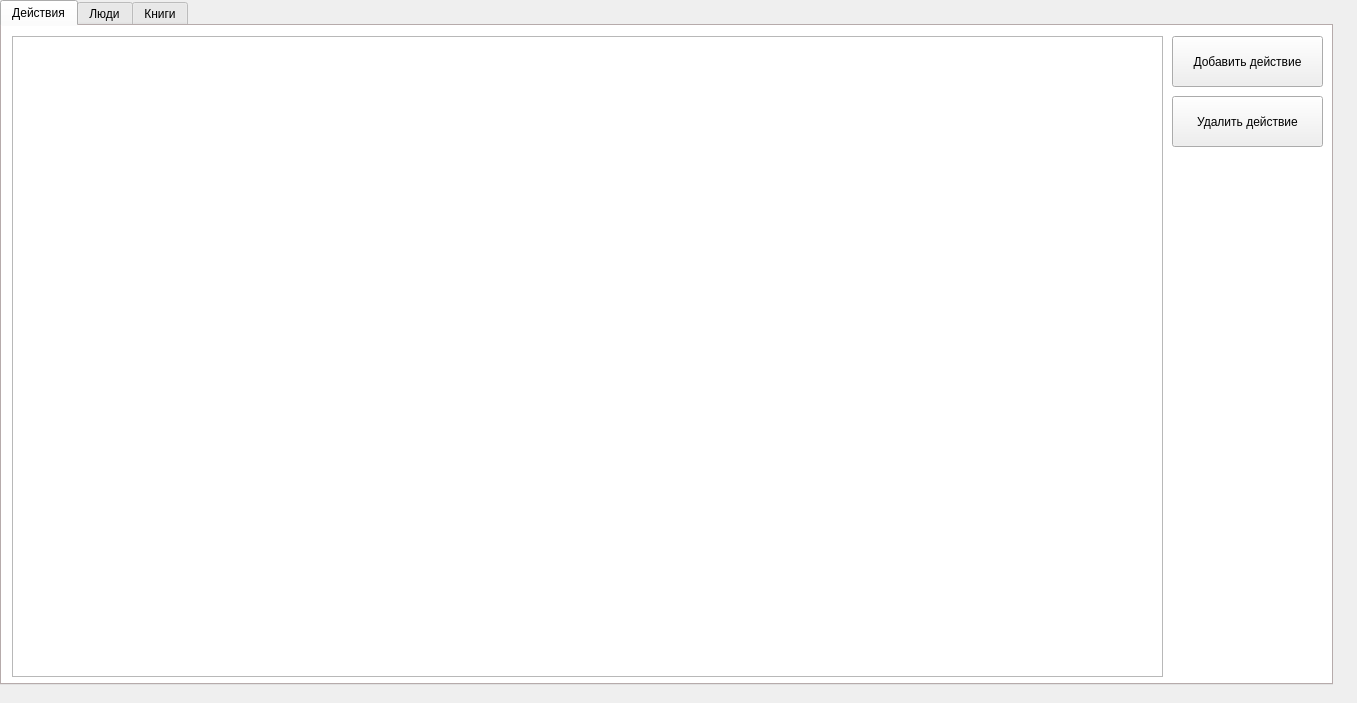
<?xml version="1.0" encoding="UTF-8"?>
<ui version="4.0">
 <class>MainWindow</class>
 <widget class="QMainWindow" name="MainWindow">
  <property name="geometry">
   <rect>
    <x>0</x>
    <y>0</y>
    <width>1357</width>
    <height>703</height>
   </rect>
  </property>
  <property name="minimumSize">
   <size>
    <width>1357</width>
    <height>703</height>
   </size>
  </property>
  <property name="maximumSize">
   <size>
    <width>100000</width>
    <height>100000</height>
   </size>
  </property>
  <property name="windowTitle">
   <string>MainWindow</string>
  </property>
  <widget class="QWidget" name="centralwidget">
   <property name="sizePolicy">
    <sizepolicy hsizetype="Fixed" vsizetype="Fixed">
     <horstretch>0</horstretch>
     <verstretch>0</verstretch>
    </sizepolicy>
   </property>
   <property name="minimumSize">
    <size>
     <width>1357</width>
     <height>703</height>
    </size>
   </property>
   <property name="maximumSize">
    <size>
     <width>1357</width>
     <height>703</height>
    </size>
   </property>
   <widget class="QTabWidget" name="tabWidget">
    <property name="geometry">
     <rect>
      <x>0</x>
      <y>0</y>
      <width>1333</width>
      <height>685</height>
     </rect>
    </property>
    <property name="styleSheet">
     <string notr="true">QTabWidget
{
background-color: rgb(255, 240, 239)
}
QMainWidget 
{
background-color: rgb(255, 240, 239)
}</string>
    </property>
    <property name="currentIndex">
     <number>0</number>
    </property>
    <widget class="QWidget" name="tab">
     <attribute name="title">
      <string>Действия</string>
     </attribute>
     <widget class="QPushButton" name="pushButton_2">
      <property name="geometry">
       <rect>
        <x>1170</x>
        <y>10</y>
        <width>151</width>
        <height>51</height>
       </rect>
      </property>
      <property name="sizePolicy">
       <sizepolicy hsizetype="Expanding" vsizetype="Expanding">
        <horstretch>0</horstretch>
        <verstretch>0</verstretch>
       </sizepolicy>
      </property>
      <property name="text">
       <string>Добавить действие</string>
      </property>
     </widget>
     <widget class="QTableView" name="tableView">
      <property name="geometry">
       <rect>
        <x>10</x>
        <y>10</y>
        <width>1151</width>
        <height>641</height>
       </rect>
      </property>
      <property name="sortingEnabled">
       <bool>true</bool>
      </property>
     </widget>
     <widget class="QPushButton" name="delete_operation">
      <property name="geometry">
       <rect>
        <x>1170</x>
        <y>70</y>
        <width>151</width>
        <height>51</height>
       </rect>
      </property>
      <property name="sizePolicy">
       <sizepolicy hsizetype="Expanding" vsizetype="Expanding">
        <horstretch>0</horstretch>
        <verstretch>0</verstretch>
       </sizepolicy>
      </property>
      <property name="text">
       <string>Удалить действие</string>
      </property>
     </widget>
    </widget>
    <widget class="QWidget" name="tab_2">
     <attribute name="title">
      <string>Люди</string>
     </attribute>
     <widget class="QTableView" name="tableView_2">
      <property name="geometry">
       <rect>
        <x>10</x>
        <y>10</y>
        <width>1151</width>
        <height>641</height>
       </rect>
      </property>
      <property name="sortingEnabled">
       <bool>true</bool>
      </property>
     </widget>
     <widget class="QPushButton" name="pushButton_3">
      <property name="geometry">
       <rect>
        <x>1170</x>
        <y>10</y>
        <width>151</width>
        <height>51</height>
       </rect>
      </property>
      <property name="text">
       <string>Добавить ученика</string>
      </property>
     </widget>
     <widget class="QPushButton" name="pushButton">
      <property name="geometry">
       <rect>
        <x>1169</x>
        <y>71</y>
        <width>151</width>
        <height>51</height>
       </rect>
      </property>
      <property name="text">
       <string>Удалить ученика</string>
      </property>
     </widget>
    </widget>
    <widget class="QWidget" name="tab_3">
     <attribute name="title">
      <string>Книги</string>
     </attribute>
     <widget class="QTableView" name="tableView_3">
      <property name="geometry">
       <rect>
        <x>10</x>
        <y>10</y>
        <width>1151</width>
        <height>641</height>
       </rect>
      </property>
      <property name="sortingEnabled">
       <bool>true</bool>
      </property>
     </widget>
     <widget class="QPushButton" name="pushButton_4">
      <property name="geometry">
       <rect>
        <x>1170</x>
        <y>10</y>
        <width>151</width>
        <height>51</height>
       </rect>
      </property>
      <property name="text">
       <string>Добавить книгу</string>
      </property>
     </widget>
     <widget class="QPushButton" name="pushButton_5">
      <property name="geometry">
       <rect>
        <x>1169</x>
        <y>71</y>
        <width>151</width>
        <height>51</height>
       </rect>
      </property>
      <property name="text">
       <string>Удалить книгу</string>
      </property>
     </widget>
    </widget>
   </widget>
  </widget>
  <action name="actionOpen">
   <property name="text">
    <string>Open</string>
   </property>
  </action>
  <action name="actionSave">
   <property name="text">
    <string>Save</string>
   </property>
  </action>
  <action name="actionSave_As">
   <property name="text">
    <string>Save As</string>
   </property>
  </action>
 </widget>
 <resources/>
 <connections/>
</ui>
